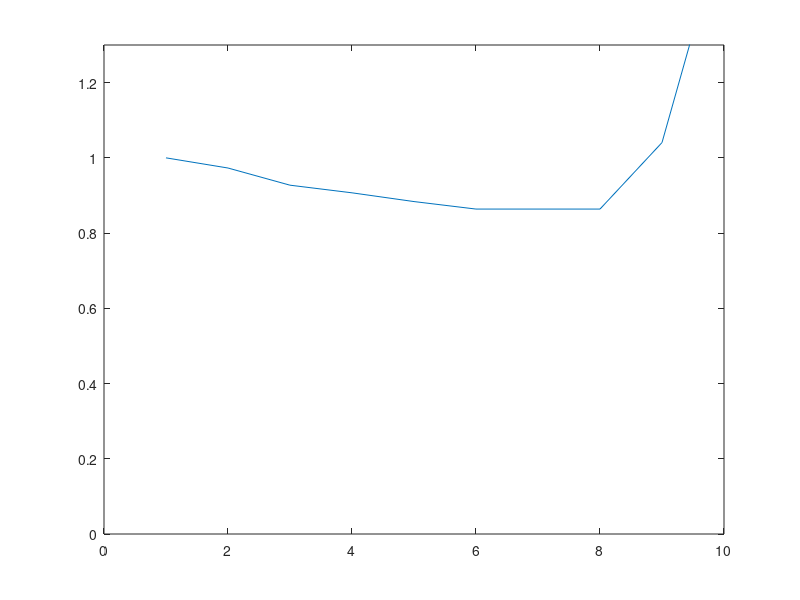

Write MATLAB code to recreate this figure. (Note: this script raises an error after producing the figure.)
load('data_TEsteDarpa2.dat')


graph = plot(vc,vd);
ylim([0 1.3]);
saveas (gcf ,'graph.eps');

figure;
imagesc(img2)
hold on
plot_vector(P);%roi2_params.point_col-roi_params.col0);     % vetor coluna
hold off
saveas (gcf ,'graph2.png');

